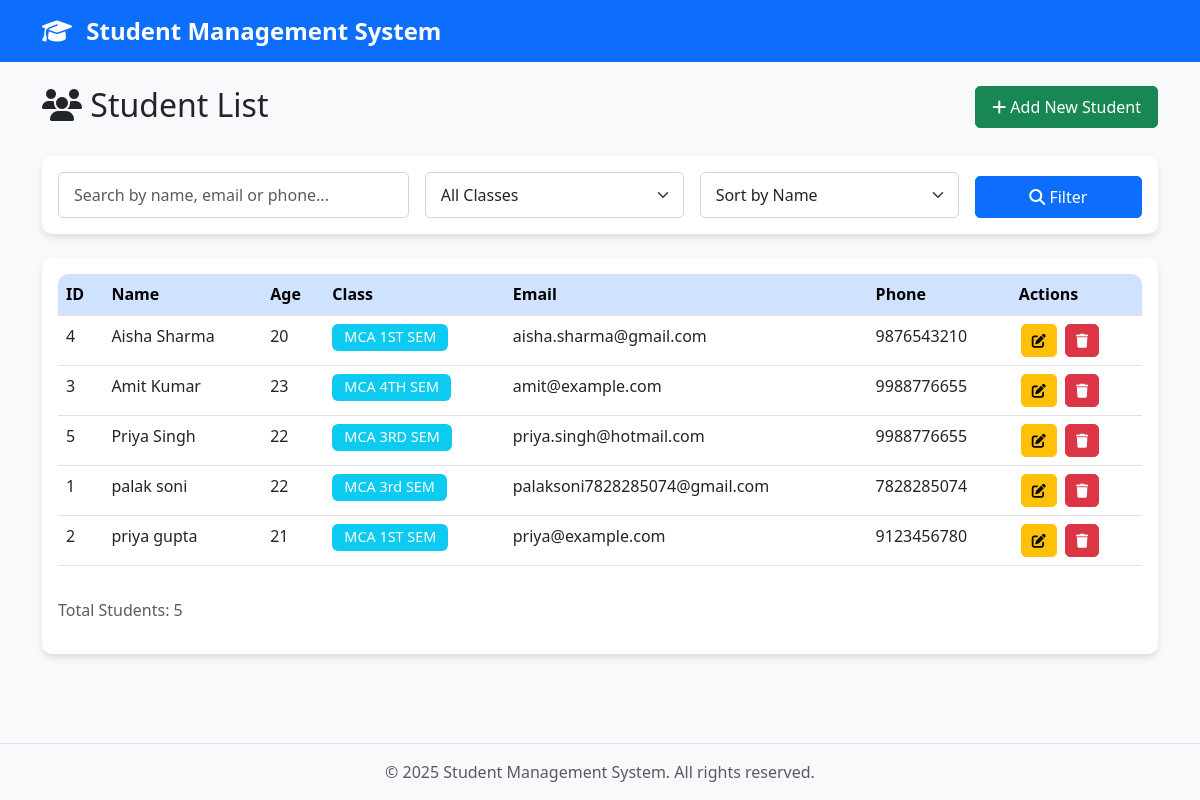
Before: / with the older database file.
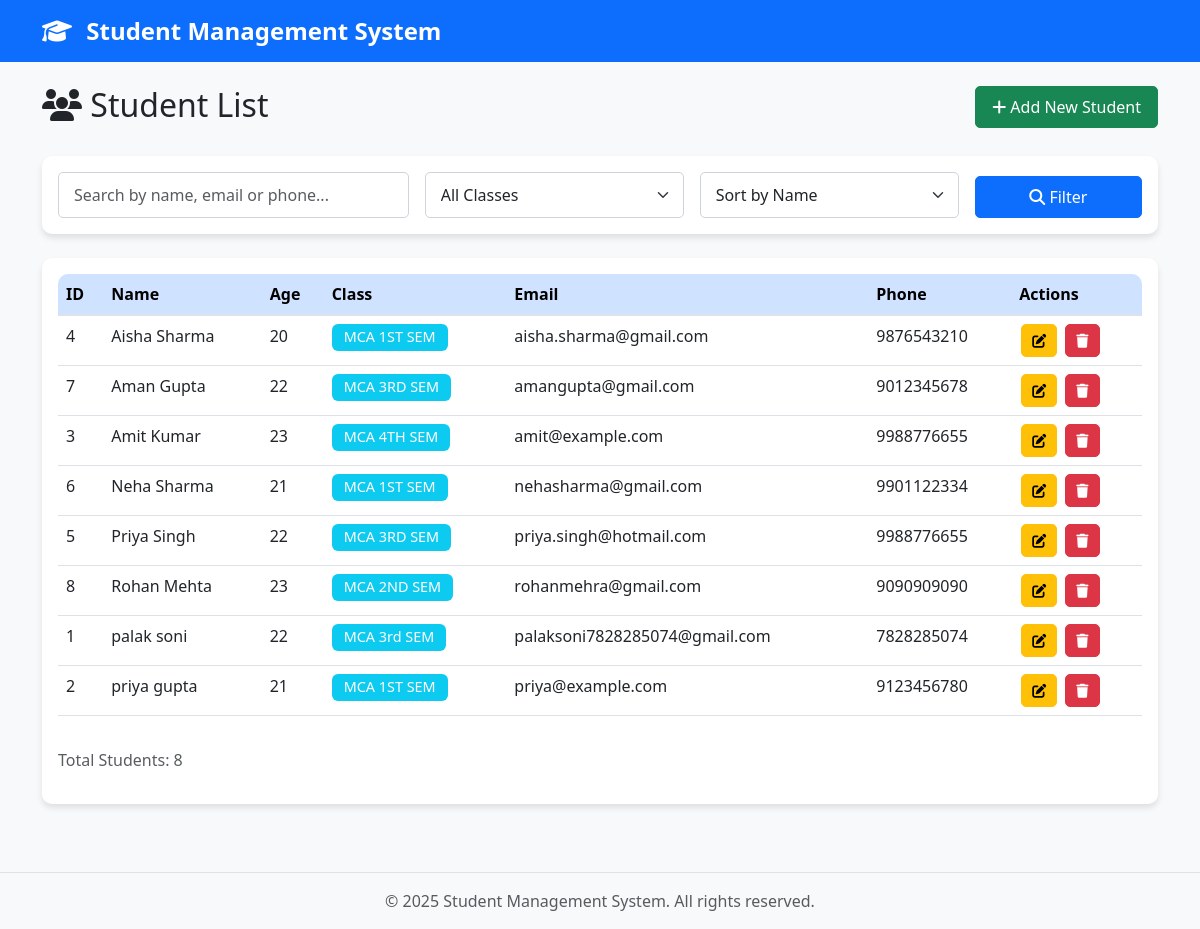
After: the same page with the newer database file.
### app.py (models this page shows, shortened)
class Student(db.Model):
    id = db.Column(db.Integer, primary_key=True)
    name = db.Column(db.String(100), nullable=False)
    age = db.Column(db.Integer, nullable=False)
    student_class = db.Column(db.String(20), nullable=False)
    email = db.Column(db.String(120), unique=True, nullable=False)
    phone = db.Column(db.String(15), nullable=False)
    created_at = db.Column(db.DateTime, default=datetime.utcnow)

### app.py (the view)
@app.route('/')
def index():
    search = request.args.get('search', '')
    class_filter = request.args.get('class_filter', '')
    sort_by = request.args.get('sort_by', 'name')
    query = Student.query
    if search:
        query = query.filter(
            (Student.name.contains(search)) |
            (Student.email.contains(search)) |
            (Student.phone.contains(search))
        )
    if class_filter:
        query = query.filter(Student.student_class == class_filter)
    if sort_by == 'name':
        query = query.order_by(Student.name)
    elif sort_by == 'age':
        query = query.order_by(Student.age)
    elif sort_by == 'class':
        query = query.order_by(Student.student_class)
    students = query.all()
    classes = db.session.query(Student.student_class).distinct().all()
    classes = [c[0] for c in classes]
    return render_template('index.html', students=students, classes=classes)

### templates/index.html (shortened to what this page needs)
<!DOCTYPE html>
<html lang="en">
<head>
    <link href="https://cdn.jsdelivr.net/npm/bootstrap@5.3.0/dist/css/bootstrap.min.css" rel="stylesheet">
    <link rel="stylesheet" href="https://cdnjs.cloudflare.com/ajax/libs/font-awesome/6.4.0/css/all.min.css">
    <link rel="stylesheet" href="{{ url_for('static', filename='css/style.css') }}">
</head>
<body>
    <nav class="navbar navbar-expand-lg navbar-dark bg-primary">
        <div class="container">
            <a class="navbar-brand" href="{{ url_for('index') }}">
                <i class="fas fa-graduation-cap"></i> Student Management System
            </a>
        </div>
    </nav>
    <div class="container mt-4">
        <div class="row mb-4">
            <div class="col-md-8">
                <h2><i class="fas fa-users"></i> Student List</h2>
            </div>
            <div class="col-md-4 text-end">
                <a href="{{ url_for('add_student') }}" class="btn btn-success">
                    <i class="fas fa-plus"></i> Add New Student
                </a>
            </div>
        </div>
        <div class="card mb-4">
            <div class="card-body">
                <form method="GET" action="{{ url_for('index') }}" class="row g-3">
                    <div class="col-md-4">
                        <input type="text" class="form-control" name="search"
                               placeholder="Search by name, email or phone..."
                               value="{{ request.args.get('search', '') }}">
                    </div>
                    <div class="col-md-3">
                        <select class="form-select" name="class_filter">
                            <option value="">All Classes</option>
                        </select>
                    </div>
                    <div class="col-md-3">
                        <select class="form-select" name="sort_by">
                            <option value="name" {% if request.args.get('sort_by') == 'name' %}selected{% endif %}>
                                Sort by Name
                            </option>
                        </select>
                    </div>
                    <div class="col-md-2">
                        <button type="submit" class="btn btn-primary w-100">
                            <i class="fas fa-search"></i> Filter
                        </button>
                    </div>
                </form>
            </div>
        </div>
        <div class="card">
            <div class="card-body">
                {% if students %}
                    <div class="table-responsive">
                        <table class="table table-hover">
                            <thead class="table-primary">
                                <tr>
                                    <th>ID</th>
                                    <th>Name</th>
                                    <th>Age</th>
                                    <th>Class</th>
                                    <th>Email</th>
                                    <th>Phone</th>
                                    <th>Actions</th>
                                </tr>
                            </thead>
                            <tbody>
                                {% for student in students %}
                                    <tr>
                                        <td>{{ student.id }}</td>
                                        <td>{{ student.name }}</td>
                                        <td>{{ student.age }}</td>
                                        <td><span class="badge bg-info">{{ student.student_class }}</span></td>
                                        <td>{{ student.email }}</td>
                                        <td>{{ student.phone }}</td>
                                        <td>
                                            <a href="{{ url_for('edit_student', id=student.id) }}"
                                               class="btn btn-sm btn-warning">
                                                <i class="fas fa-edit"></i>
                                            </a>
                                            <a href="{{ url_for('delete_student', id=student.id) }}"
                                               class="btn btn-sm btn-danger"
                                               onclick="return confirm('Are you sure you want to delete this student?')">
                                                <i class="fas fa-trash"></i>
                                            </a>
                                        </td>
                                    </tr>
                                {% endfor %}
                            </tbody>
                        </table>
                    </div>
                    <div class="mt-3">
                        <p class="text-muted">Total Students: {{ students|length }}</p>
                    </div>
                {% endif %}
            </div>
        </div>
    </div>
    <footer class="bg-light text-center py-3 mt-5">
        <p class="text-muted mb-0">&copy; 2025 Student Management System. All rights reserved.</p>
    </footer>
</body>
</html>

### static/css/style.css (style rules this page uses)
body { background-color: #f8f9fa; min-height: 100vh; display: flex; flex-direction: column; }
.container { flex: 1; }
.navbar-brand { font-weight: bold; font-size: 1.5rem; }
.navbar-brand i { margin-right: 8px; }
.card { box-shadow: 0 4px 6px rgba(0, 0, 0, 0.1); border: none; border-radius: 10px; margin-bottom: 20px; }
.table-responsive { border-radius: 10px; }
.table thead th { border-bottom: 2px solid #dee2e6; font-weight: 600; }
.table tbody tr { transition: all 0.3s ease; }
.btn { border-radius: 5px; padding: 8px 16px; font-weight: 500; transition: all 0.3s ease; }
.btn-sm { padding: 5px 10px; margin: 0 2px; }
.badge { padding: 6px 12px; font-weight: 500; font-size: 0.9rem; }
.form-control, .form-select { border-radius: 5px; border: 1px solid #ced4da; padding: 10px 15px; }
footer { background-color: #f8f9fa; border-top: 1px solid #dee2e6; margin-top: auto; }
.card { animation: fadeIn 0.5s ease; }
.card-body form { align-items: end; }

Changed rows visible on the page:
added Student: id "7", name "Aman Gupta", age "22", student_class "MCA 3RD SEM", email "amangupta@gmail.com", phone "9012345678"
added Student: id "6", name "Neha Sharma", age "21", student_class "MCA 1ST SEM", email "nehasharma@gmail.com", phone "9901122334"
added Student: id "8", name "Rohan Mehta", age "23", student_class "MCA 2ND SEM", email "rohanmehra@gmail.com", phone "9090909090"
Other visible differences:
{{ students|length }}: "5" → "8"
